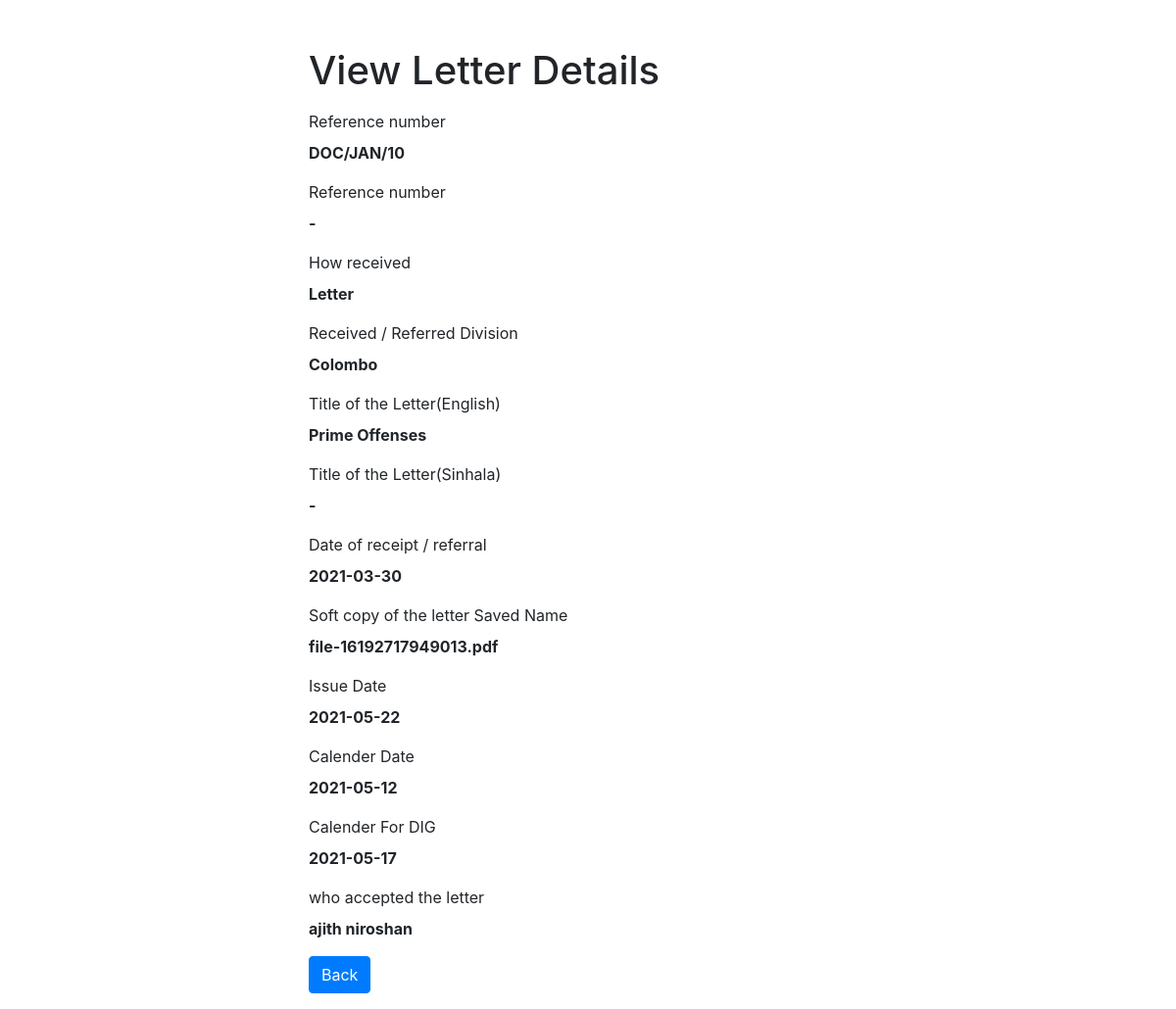
The page /read.php?id=10 (signed in) on the database its author committed.
### tables this page shows
CREATE TABLE `registration` (
  `id` int(11) NOT NULL,
  `Reference_number` varchar(20) DEFAULT NULL,
  `Received_number` varchar(100) DEFAULT '-',
  `Date_of_receipt` date DEFAULT NULL,
  `How_received` varchar(50) DEFAULT NULL,
  `Referred_Division` varchar(25) DEFAULT NULL,
  `S_Title_of_the_Letters` varchar(250) DEFAULT '-',
  `E_Title_of_the_Lettere` varchar(250) DEFAULT '-',
  `file` varchar(50) DEFAULT NULL,
  `Issue_Date` date DEFAULT NULL,
  `Calender_Date` date DEFAULT NULL,
  `Calender_For_DIG` date DEFAULT NULL,
  `Officer_Name` varchar(250) DEFAULT '-'
);

### read.php (the view, shortened to what this page needs)
<?php
if(isset($_GET["id"]) && !empty(trim($_GET["id"]))){
    require_once "includes/db_config.php";
    $sql = "SELECT * FROM registration WHERE id = ?";
    if($stmt = mysqli_prepare($link, $sql)){
        mysqli_stmt_bind_param($stmt, "i", $param_id);
        if(mysqli_stmt_execute($stmt)){
            $result = mysqli_stmt_get_result($stmt);
            if(mysqli_num_rows($result) == 1){
                $row = mysqli_fetch_array($result, MYSQLI_ASSOC);
            } else{
                header("location: error.php");
                exit();
            }
        } else{
            echo "Oops! Something went wrong. Please try again later.";
        }
    }
} else{
    header("location: error.php");
    exit();
}
?>
<!DOCTYPE html>
<html lang="en">
<head>
    <link rel="stylesheet" href="https://stackpath.bootstrapcdn.com/bootstrap/4.5.2/css/bootstrap.min.css">
</head>
<body>
    <div class="wrapper">
        <div class="container-fluid">
            <div class="row">
                <div class="col-md-12">
                    <h1 class="mt-5 mb-3">View Letter Details</h1>
                    <div class="form-group">
                        <label>Reference number</label>
                        <p><b><?php echo $row["Reference_number"]; ?></b></p>
                    </div>
                     <div class="form-group">
                        <label>Reference number</label>
                        <p><b><?php echo $row["Received_number"]; ?></b></p>
                    </div>
                    <div class="form-group">
                        <label>How received</label>
                        <p><b><?php echo $row["How_received"]; ?></b></p>
                    </div>
                    <div class="form-group">
                        <label>Received / Referred Division</label>
                        <p><b><?php echo $row["Referred_Division"]; ?></b></p>
                    </div>
                    <div class="form-group">
                        <label>Title of the Letter(English)</label>
                        <p><b><?php echo $row["E_Title_of_the_Lettere"]; ?></b></p>
                    </div>
                    <div class="form-group">
                        <label>Title of the Letter(Sinhala)</label>
                        <p><b><?php echo $row["S_Title_of_the_Letters"]; ?></b></p>
                    </div>
                    <div class="form-group">
                        <label>Date of receipt / referral</label>
                        <p><b><?php echo $row["Date_of_receipt"]; ?></b></p>
                    </div>
                    <div class="form-group">
                        <label>Soft copy of the letter Saved Name</label>
                        <p><b><?php echo $row["file"]; ?></b></p>
                    </div>
                    <div class="form-group">
                        <label>Issue Date</label>
                        <p><b><?php echo $row["Issue_Date"]; ?></b></p>
                    </div>
                    <div class="form-group">
                        <label>Calender Date</label>
                        <p><b><?php echo $row["Calender_Date"]; ?></b></p>
                    </div>
                     <div class="form-group">
                        <label>Calender For DIG</label>
                        <p><b><?php echo $row["Calender_For_DIG"]; ?></b></p>
                    </div>
                     <div class="form-group">
                        <label>who accepted the letter</label>
                        <p><b><?php echo $row["Officer_Name"]; ?></b></p>
                    </div>
                    <p><a href="index.php" class="btn btn-primary">Back</a></p>
                </div>
            </div>
        </div>
    </div>
</body>
</html>

### read.php (style rules this page uses)
.wrapper { width: 600px; margin: 0 auto; }

### rows shown on the page
registration: Reference_number "DOC/JAN/10", Received_number "-", How_received "Letter", Referred_Division "Colombo", E_Title_of_the_Lettere "Prime Offenses", S_Title_of_the_Letters "-", Date_of_receipt "2021-03-30", file "file-16192717949013.pdf", Issue_Date "2021-05-22", Calender_Date "2021-05-12", Calender_For_DIG "2021-05-17", Officer_Name "ajith niroshan"
